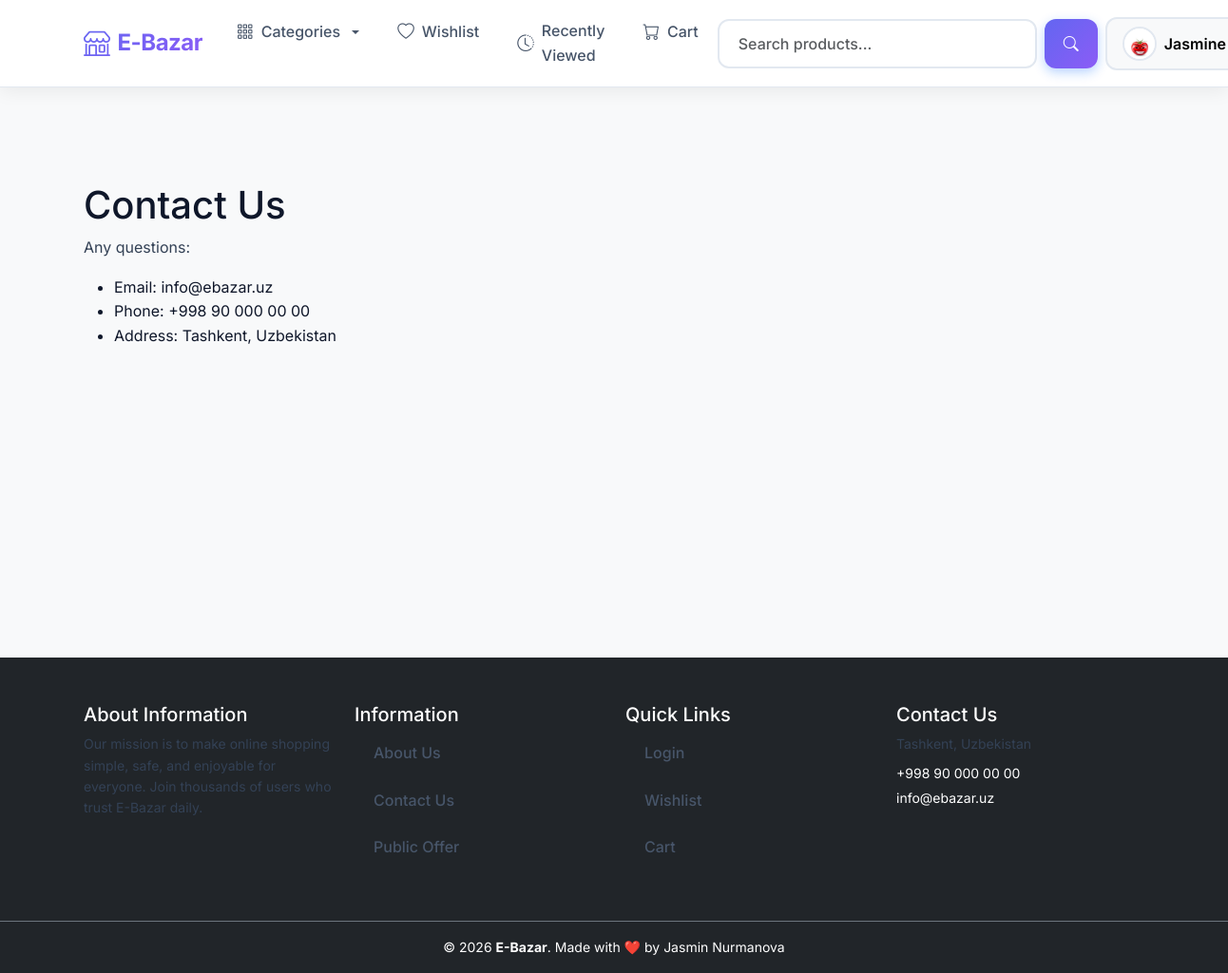
/contact/ (signed in), run on the app's committed database.
### users/models.py (models this page shows, shortened)
class CustomUser(AbstractUser):
    phone_number = models.CharField(max_length=17, blank=True, null=True)
    tg_username = models.CharField(max_length=30, blank=True)
    avatar = models.ImageField(upload_to='avatars/', default='avatars/default.jpg')
    balance = models.DecimalField(max_digits=15, decimal_places=2, default=0)
    created_at = models.DateTimeField(auto_now_add=True)
    updated_at = models.DateTimeField(auto_now=True)
    def __str__(self):
        return self.username

### main/views.py (the view)
# urls.py: path("contact/", ContactView.as_view(), name="contact"),
class ContactView(TemplateView):
    template_name = "pages/contact.html"

### main/views.py (called while the page is built)
def for_all_pages(request):
    categories=Category.objects.all()
    return {'categories':categories}

### templates/pages/contact.html (shortened to what this page needs)
{% extends "base.html" %}
{% block content %}
<div class="py-5">
  <h1>Contact Us</h1>
  <p class="mb-3">Any questions:</p>
  <ul>
    <li>Email: info@ebazar.uz</li>
    <li>Phone: +998 90 000 00 00</li>
    <li>Address: Tashkent, Uzbekistan</li>
  </ul>
</div>
{% endblock %}

### templates/base.html (shortened to what this page needs)
<!DOCTYPE html>
{% load static %}
<html lang="en">
<head>
    <link href="https://cdn.jsdelivr.net/npm/bootstrap@5.3.0/dist/css/bootstrap.min.css" rel="stylesheet">
    <link rel="stylesheet" href="https://cdn.jsdelivr.net/npm/bootstrap-icons@1.11.0/font/bootstrap-icons.css">
    <link rel="stylesheet" type="text/css" href="{% static 'styles.css' %}">
</head>
<body>
<nav class="navbar navbar-expand-lg sticky-top">
    <div class="container">
        <a class="navbar-brand" href="{% url 'main:index' %}">
            <i class="bi bi-shop"></i> E-Bazar
        </a>
        <div class="collapse navbar-collapse" id="navbarContent">
            <ul class="navbar-nav me-auto mb-2 mb-lg-0">
                <li class="nav-item dropdown">
                    <a class="nav-link dropdown-toggle" href="#" role="button"
                       data-bs-toggle="dropdown">
                        <i class="bi bi-grid-3x3-gap"></i> Categories
                    </a>
                </li>
                <li class="nav-item">
                    <a class="nav-link" href="{% url 'users:wishlists' %}">
                        <i class="bi bi-heart"></i> Wishlist
                    </a>
                </li>
                <li class="nav-item">
                    <a class="nav-link" href="{% url 'users:recently_viewed' %}">
                        <i class="bi bi-clock-history"></i> Recently Viewed
                    </a>
                </li>
                <li class="nav-item">
                    <a class="nav-link" href="{% url 'users:cart' %}">
                        <i class="bi bi-cart"></i> Cart
                    </a>
                </li>
            </ul>
            <div class="d-flex gap-2 align-items-center">
                <form class="d-flex search-wrapper" action="{% url 'main:index' %}" method="get">
                    <input class="form-control me-2" name="q" type="search"
                           placeholder="Search products..."
                           value="{{ request.GET.q|default_if_none:'' }}">
                    <button class="btn btn-primary">
                        <i class="bi bi-search"></i>
                    </button>
                </form>
                {% if request.user.is_authenticated %}
                <div class="dropdown">
                    <button class="btn btn-light dropdown-toggle d-flex align-items-center gap-2"
                            data-bs-toggle="dropdown">
                        {% if request.user.avatar %}
                            <img src="{{ request.user.avatar.url }}"
                                 class="user-avatar"
                                 alt="{{ request.user.username }}">
                        {% else %}
                            <span class="user-avatar-placeholder">
                                <i class="bi bi-person"></i>
                            </span>
                        {% endif %}
                        <span class="d-none d-md-inline">{{ request.user.username }}</span>
                    </button>
                </div>
                {% else %}
                    <a href="{% url 'login' %}" class="btn btn-outline-primary">Login</a>
                    <a href="{% url 'users:signup' %}" class="btn btn-primary">Sign Up</a>
                {% endif %}
            </div>
        </div>
    </div>
</nav>
<main class="site-main">
    <div class="container site-container">
        {% block content %}{% endblock content %}
    </div>
</main>
{% include "includes/footer.html" %}
</body>
</html>

### static/styles.css (style rules this page uses)
:root { --primary: #6366f1; --primary-dark: #4f46e5; --primary-light: #818cf8; --secondary: #8b5cf6; --secondary-dark: #7c3aed; --accent: #06b6d4; --success: #10b981; --danger: #ef4444; --warning: #f59e0b; --text-dark: #0f172a; --text-medium: #334155; --text-light: #64748b; --text-lighter: #94a3b8; --bg-white: #ffffff; --bg-light: #f8fafc; --bg-lighter: #f1f5f9; --border: #e2e8f0; --border-light: #f1f5f9; --shadow-xs: 0 1px 2px rgba(0,0,0,0.04); --shadow-sm: 0 1px 3px rgba(0,0,0,0.06); --shadow-md: 0 4px 6px rgba(0,0,0,0.07); --shadow-lg: 0 10px 15px rgba(0,0,0,0.08); --shadow-xl: 0 20px 25px rgba(0,0,0,0.10); --shadow-2xl: 0 25px 50px rgba(0,0,0,0.12); --radius-sm: 6px; --radius-md: 10px; --radius-lg: 14px; --radius-xl: 20px; --transition: all 0.2s cubic-bezier(0.4, 0, 0.2, 1); }
html, body { height: 100%; }
body { font-family: 'Inter', system-ui, -apple-system, Segoe UI, Roboto, Arial, sans-serif; color: var(--text-dark); background: var(--bg-light); line-height: 1.6; }
.site-main { min-height: calc(100vh - 140px); }
.site-container { padding-top: 20px; padding-bottom: 40px; }
p { color: var(--text-medium); }
.navbar { background: white !important; box-shadow: var(--shadow-md); border-bottom: 1px solid var(--border); padding: 1rem 0; }
.navbar-brand { font-size: 1.8rem; font-weight: 800; background: linear-gradient(135deg, var(--primary) 0%, var(--secondary) 100%); -webkit-background-clip: text; -webkit-text-fill-color: transparent; background-clip: text; letter-spacing: -0.5px; transition: transform 0.2s; }
.nav-link { font-weight: 600; color: var(--text-dark) !important; padding: 0.5rem 1rem !important; margin: 0 0.25rem; border-radius: 6px; transition: all 0.2s; position: relative; }
.btn-primary { background: linear-gradient(135deg, var(--primary) 0%, var(--secondary) 100%) !important; border: none !important; font-weight: 700; padding: 0.6rem 1.5rem; border-radius: 8px; transition: all 0.3s; box-shadow: 0 4px 15px rgba(102, 126, 234, 0.3); }

### templates/base.html (style rules this page uses)
* { margin: 0; padding: 0; box-sizing: border-box; }
body { font-family: 'Inter', sans-serif; background: #f8f9fa; }
.navbar { background: rgba(255, 255, 255, 0.95); backdrop-filter: blur(10px); box-shadow: 0 2px 20px rgba(0, 0, 0, 0.08); padding: 0.75rem 0; transition: all 0.3s ease; }
.navbar-brand { font-weight: 700; font-size: 1.5rem; color: #0d6efd !important; display: flex; align-items: center; gap: 0.5rem; transition: transform 0.3s ease; }
.navbar-brand i { font-size: 1.75rem; }
.nav-link { font-weight: 500; color: #475569 !important; padding: 0.5rem 1rem !important; border-radius: 8px; transition: all 0.3s ease; display: flex; align-items: center; gap: 0.5rem; }
.nav-link i { font-size: 1.1rem; }
.search-wrapper { position: relative; min-width: 400px; }
.search-wrapper .form-control { border: 2px solid #e2e8f0; border-radius: 12px; padding: 0.75rem 1.25rem; transition: all 0.3s ease; font-weight: 500; min-width: 300px; }
.form-control { border: 2px solid #e2e8f0; border-radius: 12px; padding: 0.6rem 1rem; transition: all 0.3s ease; font-weight: 500; }
.btn-primary { background: linear-gradient(135deg, #0d6efd 0%, #0b5ed7 100%); border: none; border-radius: 12px; padding: 0.6rem 1.25rem; font-weight: 600; transition: all 0.3s ease; box-shadow: 0 4px 12px rgba(13, 110, 253, 0.3); }
.btn-light { background: #f8f9fa; border: 2px solid #e2e8f0; border-radius: 12px; padding: 0.5rem 1rem; font-weight: 600; transition: all 0.3s ease; }
.user-avatar { width: 36px; height: 36px; border-radius: 50%; object-fit: cover; border: 2px solid #e2e8f0; transition: all 0.3s ease; }
.site-main { min-height: calc(100vh - 200px); padding: 2rem 0; }

### data on the page
CustomUser: user.avatar (picture), user.username "Jasmine"
